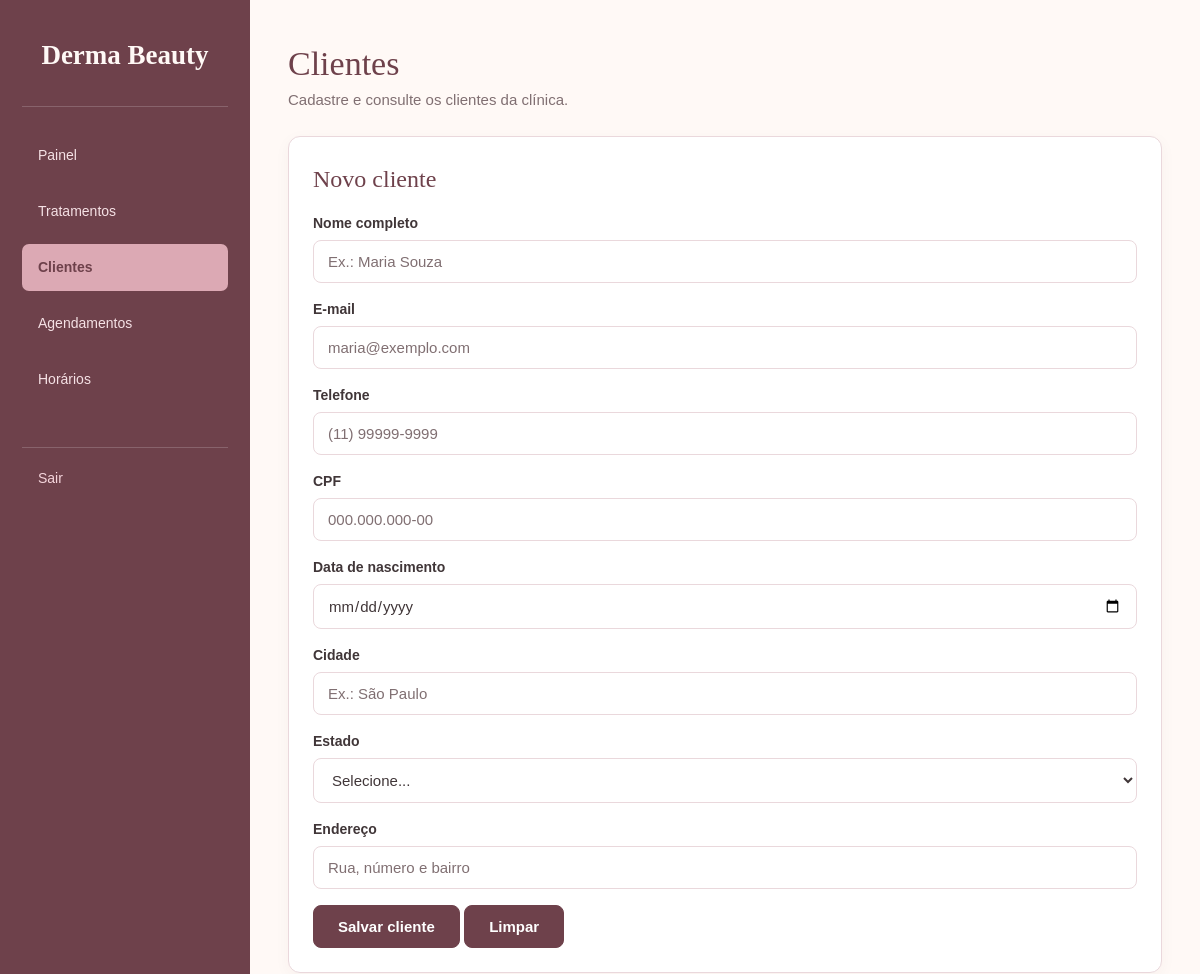
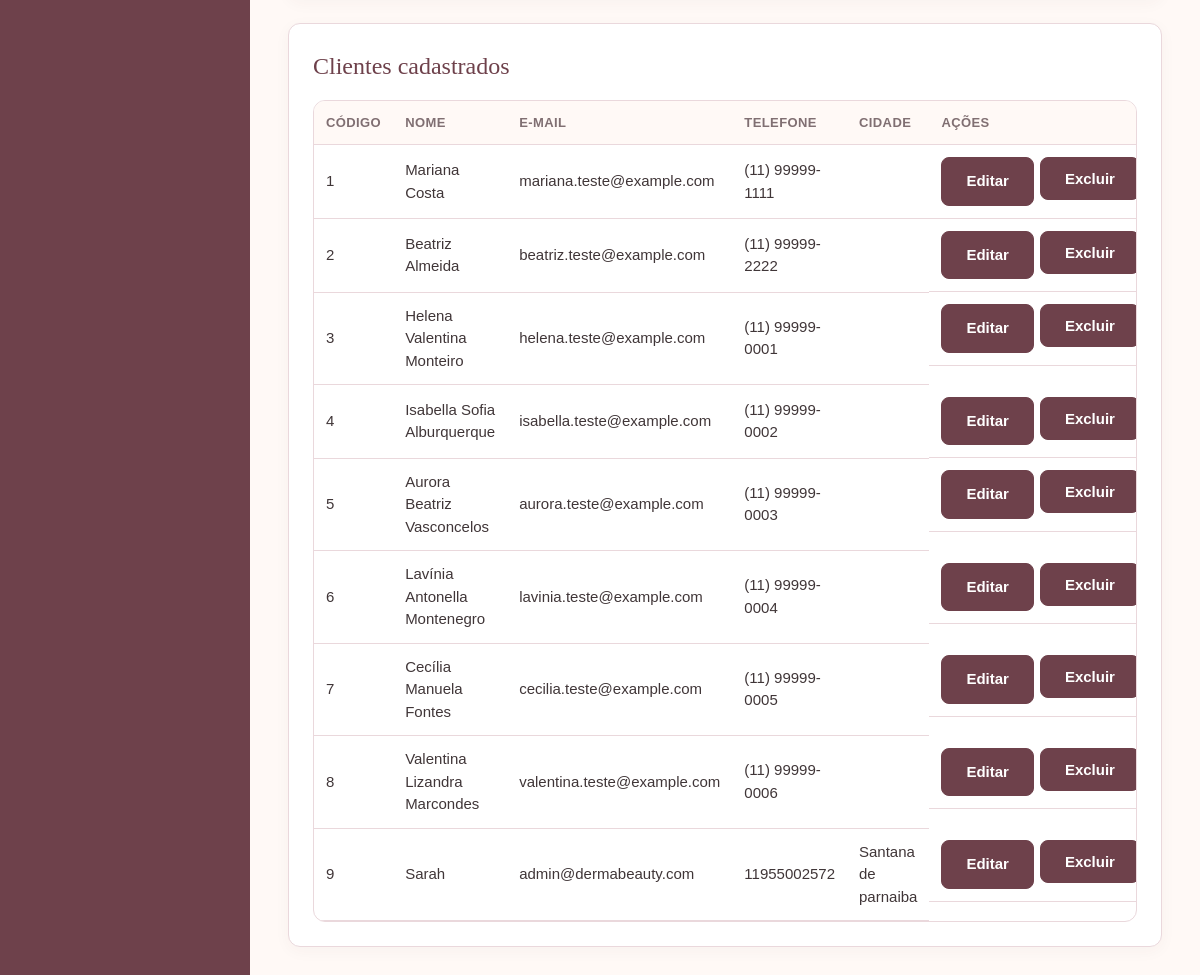
Screenshot of /admin/clientes.php with the database file from the repository (2 pictures, top to bottom).
### tables this page shows
CREATE TABLE clientes (
            id INTEGER PRIMARY KEY AUTOINCREMENT,
            nome TEXT NOT NULL,
            email TEXT,
            telefone TEXT,
            cpf TEXT,
            nascimento TEXT,
            cidade TEXT,
            estado TEXT,
            endereco TEXT
        , senha TEXT);

### admin/clientes.php (the view, shortened to what this page needs)
<?php
require_once __DIR__ . '/config/conecta.php';
$clienteEdicao = null;
function escaparCliente($valor) {
    return htmlspecialchars((string) $valor, ENT_QUOTES, 'UTF-8');
}
$stmt = $pdo->query(
    'SELECT
        id,
        nome,
        email,
        telefone,
        cpf,
        nascimento,
        cidade,
        estado,
        endereco
     FROM clientes
     ORDER BY id ASC'
);
$resultado = $stmt->fetchAll();
?>
<!DOCTYPE html>
<html lang="pt-BR">
<head>
    <link rel="stylesheet" href="../css/style.css">
</head>
<body>
<div class="layout">
    <?php require __DIR__ . '/menu.php'; ?>
    <main class="conteudo">
        <header class="cabecalho-pagina">
            <h1>Clientes</h1>
            <p>Cadastre e consulte os clientes da clínica.</p>
        </header>
        <section class="cartao">
            <h2>
                <?= $clienteEdicao ? 'Editar cliente' : 'Novo cliente' ?>
            </h2>
            <form
                action="clientes.php<?= $clienteEdicao ? '?editar=' . (int) $clienteEdicao['id'] : '' ?>"
                method="post"
            >
                <div class="grade-form">
                    <div class="campo campo-largo">
                        <label for="nome">Nome completo</label>
                        <input
                            type="text"
                            id="nome"
                            name="nome"
                            placeholder="Ex.: Maria Souza"
                            value="<?= escaparCliente($clienteEdicao['nome'] ?? '') ?>"
                            required
                        >
                    </div>
                    <div class="campo">
                        <label for="email">E-mail</label>
                        <input
                            type="email"
                            id="email"
                            name="email"
                            placeholder="maria@exemplo.com"
                            value="<?= escaparCliente($clienteEdicao['email'] ?? '') ?>"
                            required
                        >
                    </div>
                    <div class="campo">
                        <label for="telefone">Telefone</label>
                        <input
                            type="tel"
                            id="telefone"
                            name="telefone"
                            placeholder="(11) 99999-9999"
                            value="<?= escaparCliente($clienteEdicao['telefone'] ?? '') ?>"
                        >
                    </div>
                    <div class="campo">
                        <label for="cpf">CPF</label>
                        <input
                            type="text"
                            id="cpf"
                            name="cpf"
                            placeholder="000.000.000-00"
                            value="<?= escaparCliente($clienteEdicao['cpf'] ?? '') ?>"
                            required
                        >
                    </div>
                    <div class="campo">
                        <label for="nascimento">Data de nascimento</label>
                        <input
                            type="date"
                            id="nascimento"
                            name="nascimento"
                            value="<?= escaparCliente($clienteEdicao['nascimento'] ?? '') ?>"
                        >
                    </div>
                    <div class="campo">
                        <label for="cidade">Cidade</label>
                        <input
                            type="text"
                            id="cidade"
                            name="cidade"
                            placeholder="Ex.: São Paulo"
                            value="<?= escaparCliente($clienteEdicao['cidade'] ?? '') ?>"
                        >
                    </div>
                    <div class="campo">
                        <label for="estado">Estado</label>
                        <select id="estado" name="estado">
                            <option value="">Selecione...</option>
                        </select>
                    </div>
                    <div class="campo campo-largo">
                        <label for="endereco">Endereço</label>
                        <input
                            type="text"
                            id="endereco"
                            name="endereco"
                            placeholder="Rua, número e bairro"
                            value="<?= escaparCliente($clienteEdicao['endereco'] ?? '') ?>"
                        >
                    </div>
                </div>
                <div class="acoes-form">
                    <button type="submit" class="botao">
                        <?= $clienteEdicao ? 'Salvar alterações' : 'Salvar cliente' ?>
                    </button>
                    <?php if ($clienteEdicao): ?>
                        <a
                            href="clientes.php"
                            class="botao botao-secundario"
                        >
                            Cancelar
                        </a>
                    <?php else: ?>
                        <button
                            type="reset"
                            class="botao botao-secundario"
                        >
                            Limpar
                        </button>
                    <?php endif; ?>
                </div>
            </form>
        </section>
        <section class="cartao">
            <h2>Clientes cadastrados</h2>
            <div class="tabela-rolagem">
                <table class="tabela">
                    <thead>
                        <tr>
                            <th>Código</th>
                            <th>Nome</th>
                            <th>E-mail</th>
                            <th>Telefone</th>
                            <th>Cidade</th>
                            <th>Ações</th>
                        </tr>
                    </thead>
                    <tbody>
                        <?php if (count($resultado) > 0): ?>
                            <?php foreach ($resultado as $cliente): ?>
                                <tr>
                                    <td>
                                        <?= (int) $cliente['id'] ?>
                                    </td>
                                    <td>
                                        <?= escaparCliente($cliente['nome']) ?>
                                    </td>
                                    <td>
                                        <?= escaparCliente($cliente['email']) ?>
                                    </td>
                                    <td>
                                        <?= escaparCliente($cliente['telefone']) ?>
                                    </td>
                                    <td>
                                        <?= escaparCliente($cliente['cidade']) ?>
                                    </td>
                                    <td class="acoes">
                                        <a
                                            href="clientes.php?editar=<?= (int) $cliente['id'] ?>"
                                            class="botao botao-secundario botao-pequeno"
                                        >
                                            Editar
                                        </a>
                                        <form
                                            action="clientes.php"
                                            method="post"
                                            onsubmit="return confirm('Tem certeza de que deseja excluir este cliente?');"
                                            style="display:inline;"
                                        >
                                            <button
                                                type="submit"
                                                class="botao botao-perigo botao-pequeno"
                                            >
                                                Excluir
                                            </button>
                                        </form>
                                    </td>
                                </tr>
                            <?php endforeach; ?>
                        <?php endif; ?>
                    </tbody>
                </table>
            </div>
        </section>
    </main>
</div>
</body>
</html>

### admin/menu.php
<?php
$paginaAtual = basename($_SERVER['PHP_SELF']);
$itensMenu = [
    'painel.php' => 'Painel',
    'produtos.php' => 'Tratamentos',
    'clientes.php' => 'Clientes',
    'pedidos.php' => 'Agendamentos',
    'horarios.php' => 'Horários'
];
?>
<aside class="menu-lateral">
    <h2 class="logo">Derma Beauty</h2>
    <nav>
        <?php foreach ($itensMenu as $arquivo => $nome): ?>
            <a
                href="<?= htmlspecialchars($arquivo, ENT_QUOTES, 'UTF-8') ?>"
                class="<?= $paginaAtual === $arquivo ? 'ativo' : '' ?>"
            >
                <?= htmlspecialchars($nome, ENT_QUOTES, 'UTF-8') ?>
            </a>
        <?php endforeach; ?>
        <a href="index.php" class="sair">
            Sair
        </a>
    </nav>
</aside>

### css/style.css (style rules this page uses)
:root { --cor-fundo: #FFF9F6; --cor-branco: #ffffff; --cor-texto: #403638; --cor-texto-suave: #806F72; --cor-primaria: #D9A5B0; --cor-primaria-escura: #B97888; --cor-lateral: #6E414B; --cor-borda: #EAD8DC; --cor-perigo: #C94C4C; --cor-sucesso: #438568; --cor-alerta: #B78368; --raio: 8px; }
* { box-sizing: border-box; margin: 0; padding: 0; }
body { font-family: "DM Sans", Arial, sans-serif; background-color: var(--cor-fundo); color: var(--cor-texto); line-height: 1.5; }
h1, h2, h3 { font-family: "Cormorant Garamond", Georgia, serif; font-weight: 500; }
a { color: var(--cor-primaria); }
.campo { margin-bottom: 16px; }
.campo label { display: block; font-size: 14px; font-weight: 600; margin-bottom: 6px; color: var(--cor-texto); }
.campo input, .campo select, .campo textarea { width: 100%; padding: 12px 14px; font-size: 15px; font-family: inherit; color: var(--cor-texto); border: 1px solid var(--cor-borda); border-radius: var(--raio); background-color: var(--cor-branco); transition: border-color 0.2s, box-shadow 0.2s; }
.campo input::placeholder, .campo textarea::placeholder { color: var(--cor-texto-suave); }
.botao { display: inline-block; padding: 12px 24px; font-size: 15px; font-family: inherit; font-weight: 600; color: var(--cor-branco); background-color: var(--cor-lateral); border: 1px solid var(--cor-lateral); border-radius: var(--raio); cursor: pointer; text-decoration: none; transition: background-color 0.2s, border-color 0.2s; }
.menu-lateral nav a.ativo { background-color: #DCA9B4; color: #FFFFFF; font-weight: 600; border-radius: 7px; }
.menu-lateral nav a { transition: background-color 0.2s ease; }
.cabecalho-pagina { margin-bottom: 24px; }
.cabecalho-pagina h1 { font-family: "Cormorant Garamond", Georgia, serif; font-size: 34px; font-weight: 500; color: var(--cor-lateral); }
.cabecalho-pagina p { color: var(--cor-texto-suave); font-size: 15px; }
.cartao { background-color: var(--cor-branco); border: 1px solid var(--cor-borda); border-radius: 12px; padding: 24px; margin-bottom: 24px; box-shadow: 0 4px 16px rgba(64, 54, 56, 0.04); }
.cartao h2 { font-family: "Cormorant Garamond", Georgia, serif; font-size: 24px; font-weight: 500; color: var(--cor-lateral); margin-bottom: 16px; }
.layout { display: grid; grid-template-columns: 250px minmax(0, 1fr); min-height: 100vh; }
.menu-lateral { min-height: 100vh; padding: 35px 22px; background: var(--cor-lateral); display: flex; flex-direction: column; }
.menu-lateral .logo { color: #FFF9F6; font-family: "Cormorant Garamond", Georgia, serif; font-size: 27px; font-weight: 600; text-align: center; padding-bottom: 30px; margin-bottom: 25px; border-bottom: 1px solid rgba(255,255,255,.18); }
.menu-lateral nav { display: flex; flex-direction: column; gap: 9px; }
.menu-lateral nav a { display: block; padding: 13px 16px; color: #F5E1E5; font-size: 14px; font-weight: 500; text-decoration: none; border-radius: 7px; transition: .2s ease; }
.menu-lateral nav a.ativo { background: #DCA9B4; color: #6E414B; font-weight: 700; }
.menu-lateral nav a.sair { margin-top: 35px; color: #F5D5DC; border-top: 1px solid rgba(255,255,255,.18); border-radius: 0; padding-top: 20px; }
.conteudo { min-width: 0; padding: 38px; background: var(--cor-fundo); }
.tabela-rolagem { overflow-x: auto; }
.tabela { width: 100%; border-collapse: collapse; }
.tabela th, .tabela td { text-align: left; padding: 12px; border-bottom: 1px solid var(--cor-borda); font-size: 15px; }
.tabela th { background-color: var(--cor-fundo); font-size: 13px; font-weight: 600; color: var(--cor-texto-suave); text-transform: uppercase; letter-spacing: 0.4px; }
.tabela .acoes { display: flex; gap: 6px; }
.tabela-rolagem { width: 100%; overflow-x: auto; border: 1px solid #EAD8DC; border-radius: 12px; }

### rows the page displays
clientes: id "1", nome "Mariana Costa", email "mariana.teste@example.com", telefone "(11) 99999-1111"
clientes: id "2", nome "Beatriz Almeida", email "beatriz.teste@example.com", telefone "(11) 99999-2222"
clientes: id "3", nome "Helena Valentina Monteiro", email "helena.teste@example.com", telefone "(11) 99999-0001"
clientes: id "4", nome "Isabella Sofia Alburquerque", email "isabella.teste@example.com", telefone "(11) 99999-0002"
clientes: id "5", nome "Aurora Beatriz Vasconcelos", email "aurora.teste@example.com", telefone "(11) 99999-0003"
clientes: id "6", nome "Lavínia Antonella Montenegro", email "lavinia.teste@example.com", telefone "(11) 99999-0004"
clientes: id "7", nome "Cecília Manuela Fontes", email "cecilia.teste@example.com", telefone "(11) 99999-0005"
clientes: id "8", nome "Valentina Lizandra Marcondes", email "valentina.teste@example.com", telefone "(11) 99999-0006"
clientes: id "9", nome "Sarah", email "admin@dermabeauty.com", telefone "11955002572", cidade "Santana de parnaiba"

### other values shown
$nome "Painel"
$nome "Tratamentos"
$nome "Clientes"
$nome "Agendamentos"
$nome "Horários"
